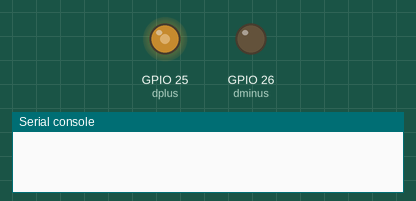
A program run on a simulated ESP32 board running MicroPython. On the bench: output pins drawn as LEDs (lit = HIGH), the last lines printed to the serial console. Library files of the repository ran but are not shown: __init__.py. At 24.9 s the program stops and its outputs stay as they are.

Above: at 0.1 s.
At 1.9 s:
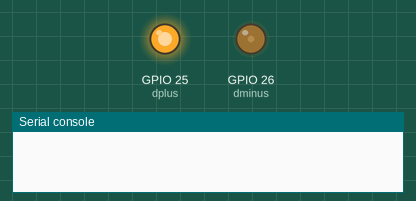
At 24.6 s:
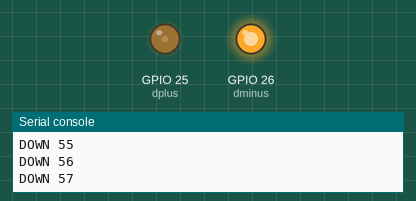
Timing chart, 0 to 26.1 s (numbered marks = the images above):
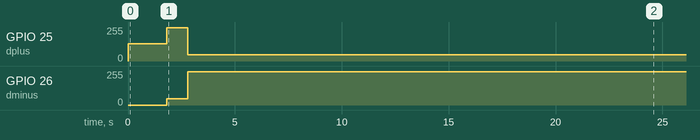

Measured:
- by itself, GPIO 25 (dplus): 0/255 → 128/255 at 0.00 s, → 250/255 1.8 s later, → 46/255 1.0 s later
- by itself, GPIO 26 (dminus): 0/255 → 46/255 at 1.8 s, → 250/255 1.0 s later

The program:

mainQuickcharger.py
```python
from QUICKCHARGER import *
import time

def main():

    quick = QUICKCHARGER()
    quick.set_fix_voltage(9)
    time.sleep(1)

    for i in range(50):
        quick.step_200mV_voltage(True)
        time.sleep_ms(100)
        print ('UP', i)

    for i in range(60):
        quick.step_200mV_voltage(False)
        time.sleep_ms(100)
        print ('DOWN', i)

    print("Welcome to RT-Thread MicroPython!")

if __name__ == '__main__':
    main()
    
```

QUICKCHARGER.py
```python
# D+ corresponde pin GPIO25 D- corresponde pin GPIO26

import time
from machine import DAC
import machine

class QUICKCHARGER():

    VGND    = 0
    V33     = 250
    V06     = 46
    VSETUP  = 128

    def __init__(self):
      self.dplus  = DAC(machine.Pin(25))
      self.dminus = DAC(machine.Pin(26))
      self.dplus.write(self.VSETUP)
      time.sleep_ms(1800)
      self.dplus.write(self.V33)


    def set_fix_voltage(self, voltage):

      if voltage == 12:
         self.dplus.write(self.V06)
         self.dminus.write(self.V06)
      elif voltage == 9:
         self.dplus.write(self.V33)
         self.dminus.write(self.V06)
      elif voltage == 20:
         self.dplus.write(self.V33)
         self.dminus.write(self.V33)

    def step_200mV_voltage(self, updown):
      self.dplus.write(self.V06)
      self.dminus.write(self.V33)

      if updown:
         self.dplus.write(self.V33)
         time.sleep_ms(1)
         self.dplus.write(self.V06)
      elif not updown :
         self.dminus.write(self.V06)
         time.sleep_ms(1)
         self.dminus.write(self.V33)

      self.dplus.write(self.V06)
      self.dminus.write(self.V33)

      time.sleep_ms(100)
```
